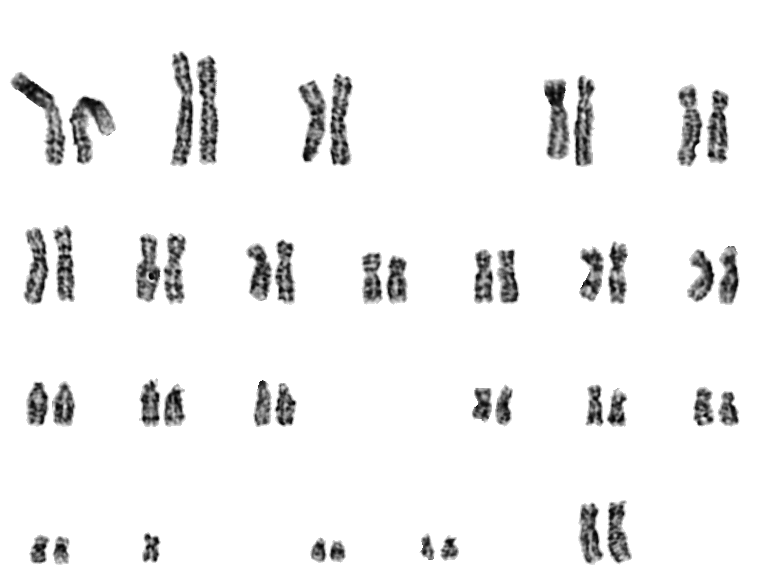
#> input picture karyograms_pki-3_612/97002023.13.tiff, 768 x 582 px, found by its file name; its folder holds only this picture in this run
$ python separarKaryo.py   (older library calls are emulated)
#> lines starting #> are read from the running program, lines starting #| are printed output that depends on the picture; after the words box and inside, x2 and y2 are one past the last pixel; in counts of white or black regions, pixels touching at a corner belong together
#!/usr/bin/env python3
# -*- coding: utf-8 -*-

## @package separarKaryo
# Archivo que define y utiliza las funciones para extraer los cromosomas de los cariogramas para la posterior generación de datos

"""
Created on Tue Oct  9 10:38:22 2018

@author: sebastian

MODIFICADO PARA QUE SEPARE TODAS LOS CARIOGRAMAS DISPONIBLES, VERIFICANDO QUE TENGA 46 CROMOSOMAS Y MEZCLANDO EL ORDEN
EN QUE VIENEN DADOS.

"""

import numpy as np
import cv2 as cv
import preprocesamiento as pre
import os
from random import randint
from random import shuffle
from operator import itemgetter, attrgetter


#%%
## Función que, dada dos listas de contornos, compara cuál de las dos está más arriba y a la izquierda tomando como referecia el punto más inferior y a la derecha de cada componente conexa.
# Se utiliza para ordenar espacialmente los contornos obtenidos del cariograma de arriba hacia abajo y de izquierda a derecha con la función 'sorted' que viene integrada en Python.
#@param c1 Lista de puntos obtenidos con la función 'findContours()' de OpenCV: es un arreglo de enteros de 3 dimensiones.
#@param c2 Lista de puntos obtenidos con la función 'findContours()' de OpenCV: es un arreglo de enteros de 3 dimensiones.
#@return Un entero que es 0 si son iguales, mayor a 0 si 'c1' es mayor y menor a 0 si 'c2' es mayor.
# [33 lines left out: functions compare, cmp_to_key, not called in this run]

#%%
## Función que dada una imagen que es un cariograma con fondo blanco, guarda una subimagen de cada cromosoma
# en salida. Les agrega numero y extension '.tiff' para evitar repetidos.
# Además las ordena de acuerdo a su posicion espacial, empezando por la esquina superior izquierda y continuando
# hacia la derecha.
# Para ello, aplica un umbral de 254 sabiendo que el fondo de los mismos es blanco.
# A la máscara obtenida, se rellenan los agujeros con la función 'rellenoAgujeros' del módulo de 'preprocesamiento' y se detectan las componentes conexas con 'findContours()' de OpenCV.
# Para cada componente conexa, si es mayor al tamaño indicado 'minTam', la imagen se agrega a la lista que se devuelve posteriormente.
#@param img Cadena de texto que indica el directorio del cariograma.
#@return Lista de imágenes que contienen los cromosomas extraídos del cariograma.
def dividirCariograma(img,minTam=200):
    #1. cargar imagen
#> called with img = '../karyograms_pki-3_612/97002023.13.tiff', minTam = 200
    data= cv.imread(img,0)
#> data is the input picture: shape (582, 768); min 0, max 255, mean 241.5
    #2. sacar fondo que es todo 255 umbralizando
    _,umbralizada= cv.threshold(data,254,255,cv.THRESH_BINARY_INV)
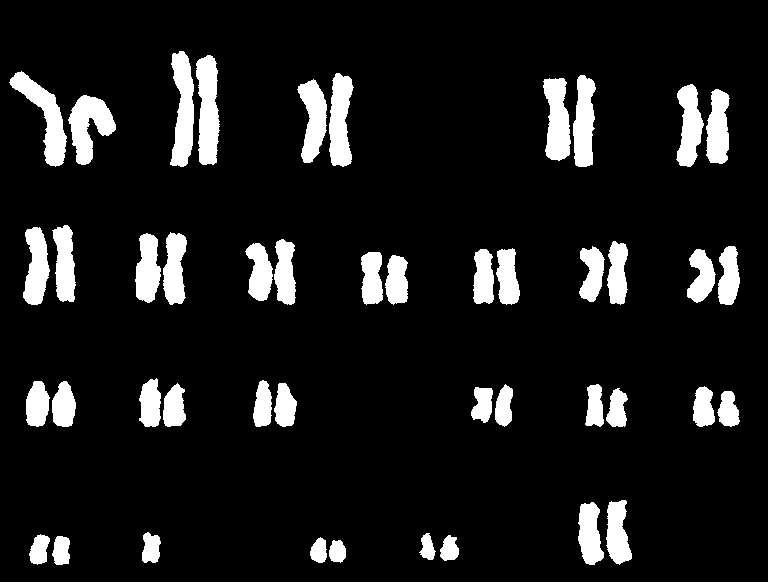
#> umbralizada: shape (582, 768); 10.2% white; 45 white regions, largest, box (x1, y1, x2, y2) and area: (196, 55, 220, 165) 1986, (9, 71, 67, 167) 1936, (170, 51, 194, 167) 1905
    #3. rellenar agujeros que quedan por haber pixeles 255 dentro de los cromosomas
    mask= pre.rellenoAgujeros(umbralizada)
    #4. contornos
    _, contours, _= cv.findContours(mask,cv.RETR_EXTERNAL,cv.CHAIN_APPROX_SIMPLE)
    #5. ordenar
    contours= sorted(contours, key= cmp_to_key(compare))
    #6. subimagenes
    separadas= pre.dividirROIs(data,mask,contours)
    #7- tamaño minimo
    salida= []
    for imagen in separadas:
        H,W= imagen.shape
        if(H*W>minTam):
            salida.append(imagen)
    #8. devolver
    return salida


#%% guardar
## Función que se encarga de guardar los cromosomas extraídos en la carpeta de salida.
# Se guardan de la forma "cco.png", donde 'cc' es la clase del cromosoma y 'o' es igual a 'a' o a 'b', para guardar las dos ocurrencias de cada clase en el cariograma.
# Se utiliza la función 'imwrite()' de OpenCV.
#@param separados Lista de imágenes de dos dimensiones con formato arreglo de NumPy.
#@param dirSalida Cadena de texto que indica la carpeta de salida.
# [10 lines left out: function guardarSeparados, not called in this run]


#%%
## Funcion que toma tantos cariogramas como se le indique para extraer los cromosomas individuales.
# Primero se obtienen todos los archivos del directorio pasado como parámetro y luego se van leyendo una a una en un bucle.
# Para cada una se crea una carpeta dentro del directorio de salida con nombre "rawN", donde N es el número de cariograma a procesar.
# Luego se extraen los cromosomas con 'dividirCariograma()' y se guardan con 'guardarSeparados()' si es que tienen la cantidad de cromosomas indicada en 'cuantos'.
# Además, en la carpeta de salida se guarda el cariograma original para saber de donde provienen los cromosomas extraídos.
#@param directorio Cadena de texto que indica la carpeta en la que se encuentran los cariogramas.
#@param cuantos Cantidad de cromosomas que debe tener el cariograma para procesarlos. Usado para obtener sólo los que poseían 46 cromosomas.
#@param salida Cadena de texto que indica la carpeta de salida.
def procesarCariogramas(directorio,cuantos,salida):
    #1. obtengo imagenes de la carpeta
    imagenes= os.listdir(directorio)
    total= len(imagenes)-1

    #1,5 las mezclo por las dudas
    shuffle(imagenes)

    #2. las recorro
    contador= 1
    for i,img in enumerate(imagenes):

        #2.1 definir directorio de salida
        dirSalida= salida + "raw" + str(contador) +'/' #para sacar el .tiff


        #2.2 dividir esa imagen
        separados= dividirCariograma(directorio+img)

        #2.3 si cumple condicion
        if(len(separados)==cuantos):
            #2.3.1 crear directorio
            try:
                os.stat(dirSalida)
            except:
                os.mkdir(dirSalida)

            #2.3.2 guardar
            guardarSeparados(separados,dirSalida)

            #2.3.3 guardar ese cariograma ahi
            cv.imwrite(dirSalida+img,cv.imread(directorio+img,0))

            #2.3.4 actualizar contador si es que guardo
            contador += 1

        #2.4 ver progreso
        print(i/total)


#%% Ejemplo que procesa todos los cariogramas
procesarCariogramas("../karyograms_pki-3_612/",46,"./")
#> (the call stopped at in dividirCariograma, `mask= pre.rellenoAgujeros(umbralizada)`: preprocesamiento is not available in this run)

$ run again, on karyograms_pki-3_612/97002154.19.tiff
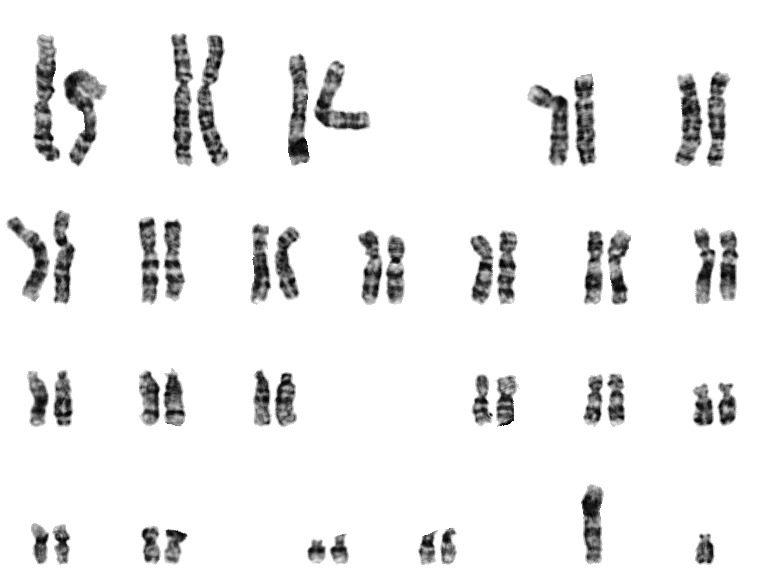
#> input picture karyograms_pki-3_612/97002154.19.tiff, 768 x 582 px, found by its file name
#> in dividirCariograma, data is the input picture: shape (582, 768); min 0, max 255, mean 238.1
#> in dividirCariograma, `_,umbralizada= cv.threshold(data,254,255,cv.THRESH_BINARY_INV)`:
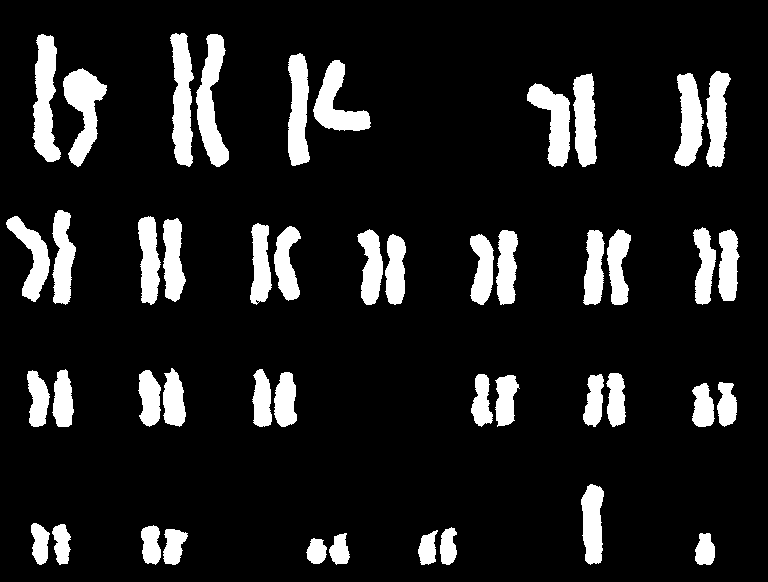
#> umbralizada: shape (582, 768); 12.1% white; 46 white regions, largest, box (x1, y1, x2, y2) and area: (32, 34, 61, 162) 2317, (196, 34, 229, 167) 2265, (170, 33, 194, 167) 2246

$ run again, on karyograms_pki-3_612/97002164.12.tiff
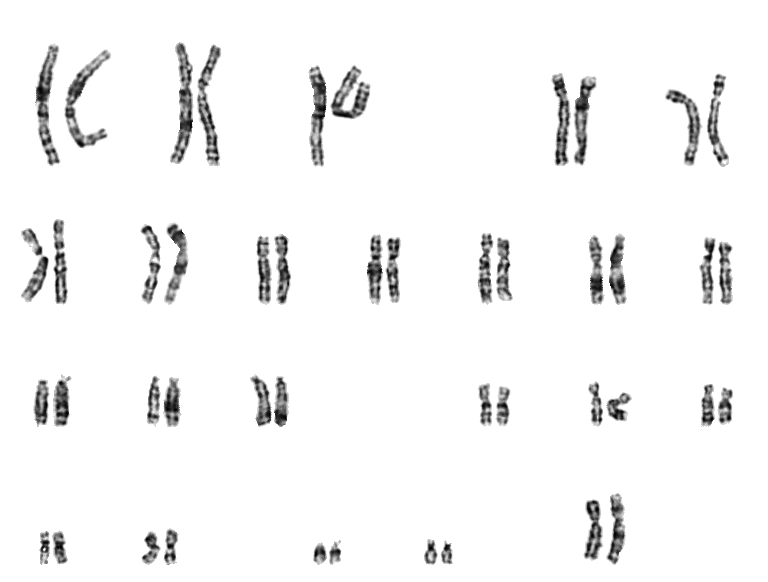
#> input picture karyograms_pki-3_612/97002164.12.tiff, 768 x 582 px, found by its file name
#> in dividirCariograma, data is the input picture: shape (582, 768); min 0, max 255, mean 244.8
#> in dividirCariograma, `_,umbralizada= cv.threshold(data,254,255,cv.THRESH_BINARY_INV)`:
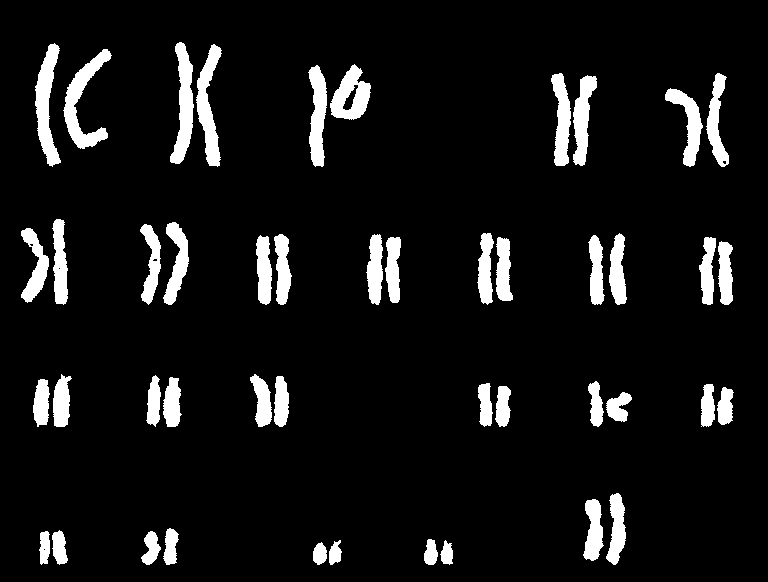
#> umbralizada: shape (582, 768); 8.2% white; 46 white regions, largest, box (x1, y1, x2, y2) and area: (63, 49, 112, 149) 1670, (35, 43, 61, 167) 1608, (170, 42, 194, 164) 1546
